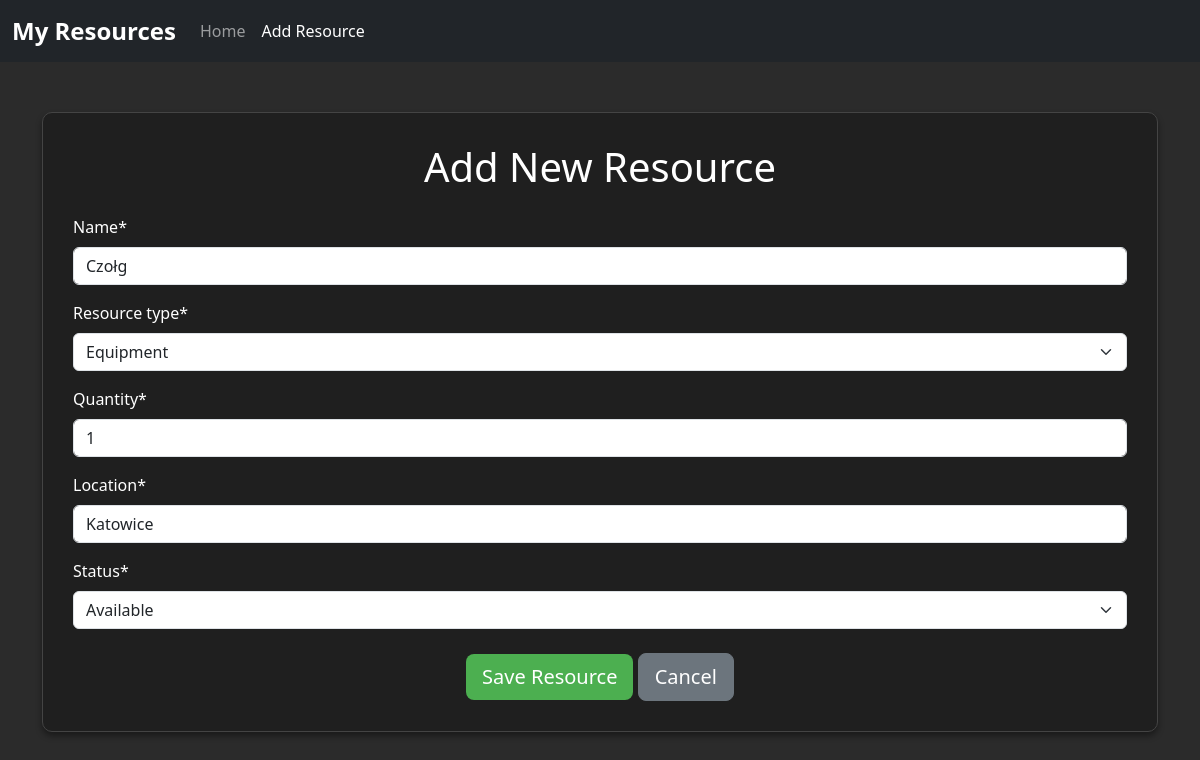
The app's page /update/2/ with its own data.
### core/models.py (models this page shows, shortened)
class Resource(models.Model):
    name = models.CharField(max_length=200)  # Name of the resource
    resource_type = models.CharField(
        max_length=100,
        choices=[
            ('equipment', 'Equipment'),
            ('personnel', 'Personnel'),
            ('supplies', 'Supplies'),
        ]
    )
    quantity = models.PositiveIntegerField()
    location = models.CharField(max_length=200)
    status = models.CharField(
        max_length=100,
        choices=[
            ('available', 'Available'),
            ('in_use', 'In Use'),
            ('under_maintenance', 'Under Maintenance'),
        ]
    )
    created_at = models.DateTimeField(auto_now_add=True)
    updated_at = models.DateTimeField(auto_now=True)

### core/views.py (the view)
# urls.py: path('update/<int:pk>/', views.resource_update, name='resource_update'),  # URL dla edycji zasobu
def resource_update(request, pk):
    resource = Resource.objects.get(pk=pk)  # Get the resource by primary key
    if request.method == 'POST':
        form = ResourceForm(request.POST, instance=resource)
        if form.is_valid():
            form.save()  # Save changes to the resource
            return redirect('resource_list')  # Redirect to the resource list
    else:
        form = ResourceForm(instance=resource)
    return render(request, 'core/resource_form.html', {'form': form})

### core/forms.py
class ResourceForm(forms.ModelForm):
    class Meta:
        model = Resource
        fields = ['name', 'resource_type', 'quantity', 'location', 'status']

### core/templates/core/resource_form.html (shortened to what this page needs)
<!DOCTYPE html>
<html lang="en">
<head>
    <link href="https://cdn.jsdelivr.net/npm/bootstrap@5.3.0/dist/css/bootstrap.min.css" rel="stylesheet">
</head>
<body>
    {% load crispy_forms_tags %}
    <nav class="navbar navbar-expand-lg navbar-dark bg-dark">
        <div class="container-fluid">
            <a class="navbar-brand" href="#">My Resources</a>
            <div class="collapse navbar-collapse" id="navbarNav">
                <ul class="navbar-nav">
                    <li class="nav-item">
                        <a class="nav-link" href="{% url 'resource_list' %}">Home</a>
                    </li>
                    <li class="nav-item">
                        <a class="nav-link active" aria-current="page" href="{% url 'resource_create' %}">Add Resource</a>
                    </li>
                </ul>
            </div>
        </div>
    </nav>
    <div class="container">
        <div class="form-container">
            <h1 class="text-center mb-4">Add New Resource</h1>
            <form method="post" novalidate>
                {{ form|crispy }}
                <div class="text-center mt-4">
                    <button type="submit" class="btn btn-primary btn-lg">Save Resource</button>
                    <a href="{% url 'resource_list' %}" class="btn btn-secondary btn-lg">Cancel</a>
                </div>
            </form>
        </div>
    </div>
</body>
</html>

### core/templates/core/resource_form.html (style rules this page uses)
body { background-color: #2b2b2b; color: #ffffff; }
.form-container { background-color: #1f1f1f; border: 1px solid #444; border-radius: 10px; padding: 30px; margin-top: 50px; box-shadow: 0px 4px 6px rgba(0, 0, 0, 0.4); }
.btn-primary { background-color: #4caf50; border: none; }
.navbar-dark .navbar-brand { font-weight: bold; font-size: 1.5rem; }

### records on screen
Resource: name "Czołg", resource_type "Equipment", quantity "1", location "Katowice", status "Available"
